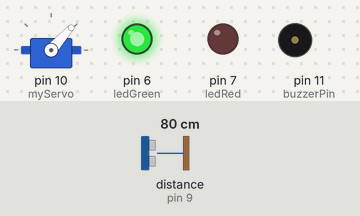
The sketch below on a simulated Arduino Uno, built with avr-gcc and run on an emulated ATmega328P. Parts: servo, output pins drawn as LEDs (lit = HIGH), buzzer (waves = sounding, pin HIGH). Wiring (inferred from the names in the program): ultrasonic range finder: trigger pin 8; echo pin 9. The inputs (shaded band) are chosen by the test bench; at power-on: distance to the obstacle (sensor on pin 9) 80 cm. The echo pulse lasts 58.3 µs per cm; pins used as bus, display or sensor lines are not drawn; what the sketch prints to the serial monitor is not drawn.

Above: at 1.2 s.
1.3 s: distance to the obstacle (sensor on pin 9) set to 2 cm
At 1.7 s:
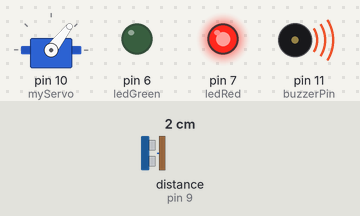
2.8 s: distance to the obstacle (sensor on pin 9) set to 9 cm
4.3 s: distance to the obstacle (sensor on pin 9) set to 12 cm
7.3 s: distance to the obstacle (sensor on pin 9) set to 4 cm
At 8.5 s:
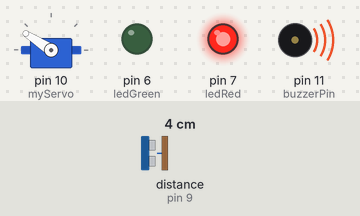
8.8 s: distance to the obstacle (sensor on pin 9) set to 120 cm
At 9.55 s:
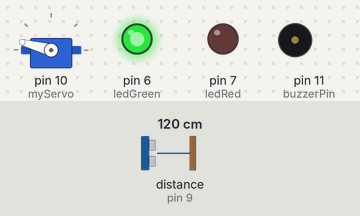
11.8 s: distance to the obstacle (sensor on pin 9) set to 18 cm
At 14.72 s:
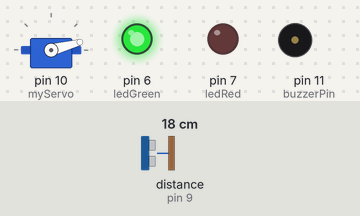
Timing chart, 0 to 15.8 s (numbered marks = the images above; inputs shaded):
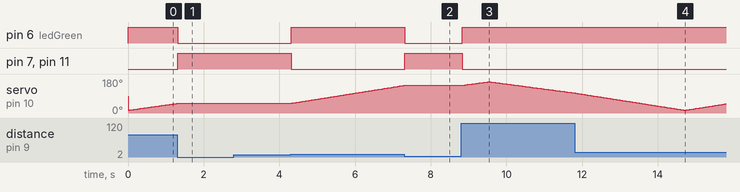

Measured:
- after the input at 1.3 s, pin 6 (ledGreen): HIGH → LOW at once; pin 7 (ledRed), pin 11 (buzzerPin): LOW → HIGH at once; servo on pin 10 (myServo): goes on until 1.3 s, then stays 52°
- after the input at 2.8 s, every drawn part: stays the same
- after the input at 4.3 s, pin 6 (ledGreen): LOW → HIGH at once; pin 7 (ledRed), pin 11 (buzzerPin): HIGH → LOW at once; servo on pin 10 (myServo): moves from 52° to 146° over 2.9 s, starting after 0.05 s
- after the input at 7.3 s, pin 6 (ledGreen): HIGH → LOW at once; pin 7 (ledRed), pin 11 (buzzerPin): LOW → HIGH at once; servo on pin 10 (myServo): goes on until 7.3 s, then stays 147°
- after the input at 8.8 s, pin 6 (ledGreen): LOW → HIGH at once; pin 7 (ledRed), pin 11 (buzzerPin): HIGH → LOW at once; servo on pin 10 (myServo): rises from 147° to 165° in 0.64 s, then falls to 106° in 2.3 s

The sketch:

Radar_Arduino.ino
```cpp
#include <Servo.h>                   // Include servo library

// Ultrasonic sensor pins
const int trigPin = 8;              // Trigger pin of HC-SR04
const int echoPin = 9;              // Echo pin of HC-SR04

// Output indicators
const int buzzerPin = 11;           // Buzzer pin
const int ledRed = 7;               // Warning LED (Red)
const int ledGreen = 6;             // Normal LED (Green)

// Variables for ultrasonic measurement
long duration;                      // Echo pulse duration
int distance;                       // Converted distance in cm

Servo myServo;                      // Servo motor object


// ---------------------------------------------------------
// Setup
// ---------------------------------------------------------
void setup() {
  pinMode(trigPin, OUTPUT);         // Ultrasonic trigger as output
  pinMode(echoPin, INPUT);          // Ultrasonic echo as input
  pinMode(buzzerPin, OUTPUT);       // Buzzer output
  pinMode(ledRed, OUTPUT);          // Red LED output
  pinMode(ledGreen, OUTPUT);        // Green LED output

  // Default indicator states
  digitalWrite(ledGreen, HIGH);     // Green LED ON — safe
  digitalWrite(ledRed, LOW);        // Red LED OFF
  digitalWrite(buzzerPin, LOW);     // Buzzer OFF

  Serial.begin(9600);               // Serial communication for Processing radar
  myServo.attach(10);               // Attach servo to pin D10
}


// ---------------------------------------------------------
// Main Loop — Sweeps servo from 15° → 165° → 15°
// ---------------------------------------------------------
void loop() {

  // Sweep forward (left to right)
  for (int i = 15; i <= 165; i++) {

    distance = calculateDistance();   // Read current distance

    // Send angle + distance to Processing:  "45,23."
    Serial.print(i);
    Serial.print(",");
    Serial.print(distance);
    Serial.print(".");

    myServo.write(i);                 // Move servo to current angle

    // ----------------------------
    // STOP SERVO ONLY IF < 10 cm
    // ----------------------------
    if (distance < 10) {

      // Hold servo in place until object moves away
      while (calculateDistance() < 10) {
        myServo.write(i);             // Keep servo fixed
        digitalWrite(ledGreen, LOW);  // Green OFF
        digitalWrite(ledRed, HIGH);   // Red warning LED ON
        digitalWrite(buzzerPin, HIGH);// Buzzer ON
        delay(30);
      }
    }

    // Reset indicators when object is not dangerously close
    digitalWrite(ledGreen, HIGH);
    digitalWrite(ledRed, LOW);
    digitalWrite(buzzerPin, LOW);

    delay(30);                        // Sweep speed
  }


  // Sweep backward (right to left)
  for (int i = 165; i >= 15; i--) {

    distance = calculateDistance();

    // Send "angle,distance." to Processing
    Serial.print(i);
    Serial.print(",");
    Serial.print(distance);
    Serial.print(".");

    myServo.write(i);

    // ----------------------------
    // STOP SERVO ONLY IF < 10 cm
    // ----------------------------
    if (distance < 10) {

      while (calculateDistance() < 10) {
        myServo.write(i);
        digitalWrite(ledGreen, LOW);
        digitalWrite(ledRed, HIGH);
        digitalWrite(buzzerPin, HIGH);
        delay(30);
      }
    }

    // Normal mode
    digitalWrite(ledGreen, HIGH);
    digitalWrite(ledRed, LOW);
    digitalWrite(buzzerPin, LOW);

    delay(30);
  }
}


// ---------------------------------------------------------
// Ultrasonic Distance Function
// Triggers sensor → Measures echo time → Returns cm
// ---------------------------------------------------------
int calculateDistance() {

  digitalWrite(trigPin, LOW);
  delayMicroseconds(2);

  digitalWrite(trigPin, HIGH);       // Trigger pulse (10 µs)
  delayMicroseconds(10);
  digitalWrite(trigPin, LOW);

  duration = pulseIn(echoPin, HIGH); // Read echo duration
  distance = duration * 0.034 / 2;   // Convert to cm

  return distance;
}
```
